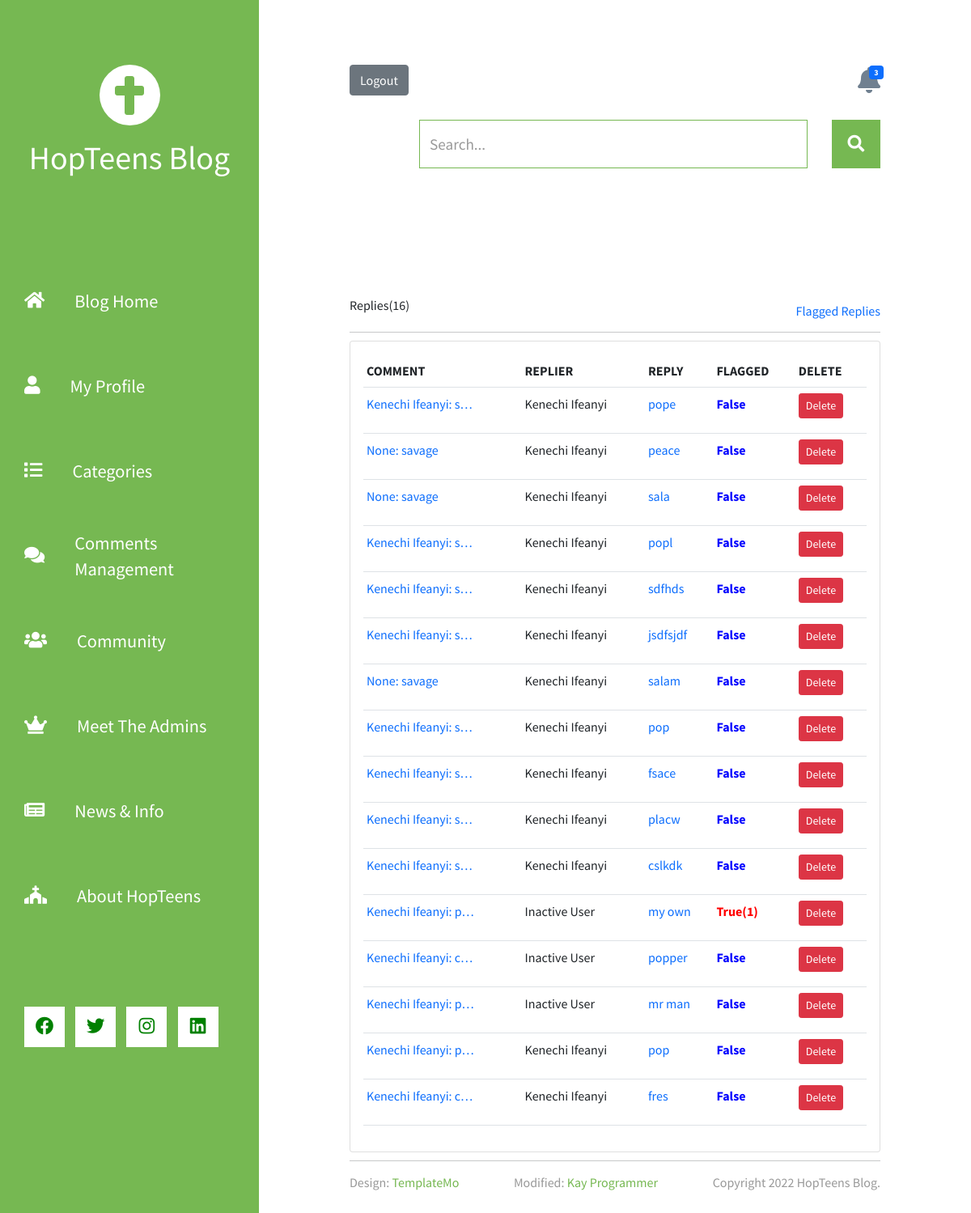
Page /full_replies/ (signed in) on the committed database.
### blog/models.py (models this page shows, shortened)
class About(models.Model):
    title = models.CharField(max_length=1000, null=True)
    text = RichTextField(config_name='awesome_ckeditor', null=True)
    date_created = models.DateTimeField(auto_now_add=True)
    mission = RichTextField(config_name='awesome_ckeditor', null=True)
    vision = RichTextField(config_name='awesome_ckeditor', null=True)
    core_values = RichTextField(config_name='awesome_ckeditor', null=True)
    address = models.TextField(null=True, blank=True)
    support = models.TextField(null=True, blank=True)
    email = models.EmailField(null=True, blank=True)
    facebook = models.URLField(null=True, blank=True)
    twitter = models.URLField(null=True, blank=True)
    instagram = models.URLField(null=True, blank=True)
    youtube = models.URLField(null=True, blank=True)
    linkedin = models.URLField(null=True, blank=True)
    phone = models.CharField(max_length=20, null=True, blank=True)
    slogan = models.CharField(max_length=300, null=True, blank=True)
    image = models.FileField(default='lll.gif/', upload_to='about_pic', null=True, blank=True)
    video = models.FileField(upload_to='about_pic/', null=True, blank=True, storage=VideoMediaCloudinaryStorage)
    class Meta:
        verbose_name_plural = 'About Us'
    '''
    def media_type_html(self):
        """
        guess_type returns a tuple like (type, encoding) and we want to access
        the type of media file in first index of tuple
        """
        type_tuple = guess_type(self.mediaURL, strict=True)
        if (type_tuple[0]).__contains__("image"):
            return "image"
        elif (type_tuple[0]).__contains__("video"):
            return "video"
    '''

class Reply(models.Model):
    author = models.ForeignKey(Author, on_delete=models.SET_NULL, null=True, blank=True)
    comment = models.ForeignKey(Comment, on_delete=models.CASCADE, related_name='replies')
    name = models.CharField(max_length=50, null=True, blank=True)
    email = models.EmailField(max_length=70, null=True, blank=True)
    flagged = models.ManyToManyField(Author, blank=True, related_name='flagged_replies')
    reply = models.TextField(max_length=5000)
    date_replied = models.DateTimeField(auto_now_add=True)
    class Meta:
        verbose_name_plural = 'Replies'

class Comment(models.Model):
    author = models.ForeignKey(Author, on_delete=models.SET_NULL, null=True, blank=True)
    article = models.ForeignKey(Post, on_delete=models.CASCADE, related_name='comments', null=True, blank=True)
    news = models.ForeignKey(News, on_delete=models.CASCADE, related_name='news_comments', null=True, blank=True)
    question = models.ForeignKey(Question, on_delete=models.CASCADE, related_name='question_comments', null=True, blank=True)
    name = models.CharField(max_length=50, null=True, blank=True)
    email = models.EmailField(max_length=70, null=True, blank=True)
    flagged = models.ManyToManyField(Author, blank=True, related_name='flagged_comments')
    comment = models.TextField(max_length=5000)
    date_commented = models.DateTimeField(auto_now_add=True)
    def __str__(self):
        return ' {}: {}'.format(self.name or self.author, self.comment)

class Author(models.Model):
    user = models.OneToOneField(settings.AUTH_USER_MODEL, null=True, blank=False, on_delete=models.CASCADE)
    title = models.ForeignKey(Title, null=True, on_delete=models.SET_NULL)
    full_name = models.CharField(max_length=80, null=True)
    email = models.EmailField(max_length=80, unique=True)
    phone = models.CharField(max_length=15, null=True)
    bio = RichTextField(config_name='awesome_ckeditor', max_length=3000, null=True, blank=True)
    slug = models.SlugField(max_length=250, blank=True)
    date_created = models.DateTimeField(auto_now_add=True)
    modified = models.DateTimeField(auto_now=True)
    avatar = models.ImageField(upload_to='avatars/', null=True, blank=True, validators=[avatar_size])
    favourite_quote = models.TextField(max_length=1000, null=True, blank=True)
    favourite_scripture = models.TextField(max_length=1000, null=True, blank=True)
    place_of_worship = models.TextField(max_length=1000, null=True, blank=True)
    house_address = models.TextField(max_length=80,null=True, blank=True)
    job_skill = models.CharField(max_length=80, null=True, blank=True)
    interests = models.TextField(max_length=2000, null=True, blank=True)
    ministry = models.CharField(max_length=1000, null=True, blank=True)
    birthday = models.DateField(null=True, blank=True)
    def __str__(self):
        return str(self.full_name)
    @property
    def avatarURL(self):
        try:
            url = self.avatar.url
        except:
            url = "/media/pro.png"
        return url

### blog/decorators.py (the view)
    def wrapper_function(request, *args, **kwargs):
        group = None
        if request.user.groups.exists():
            group = request.user.groups.all()[0].name
        if group == 'users':
            sweetify.error(request, title='Error', text='You\'re not authorized to view that page', icon='error', button='Ok', timer=3000)
            return redirect('/')
        if group == None:
            sweetify.error(request, title='Error', text='You\'re not authorized to view that page', icon='error', button='Ok', timer=3000)
            return redirect('/')
        if group == 'admin':
            return view_func(request, *args, **kwargs)

### blog/forms.py
class PostSearchForm(forms.Form):
    q = forms.CharField(widget = forms.TextInput(attrs={'class':'form-control tm-search-input', 'name':'query', 'type':'text', 'aria-label':'Search', 'placeholder':'Search...'}))
    def __init__(self, *args, **kwargs):
        super().__init__(*args, **kwargs)
        self.fields['q'].widget.attrs.update(
            {'class': 'form-control menudd tm-search-input'})
        self.fields['q'].widget.attrs.update(
            {'data-toggle': 'dropdown'})

### blog/templatetags/custom_tags.py (called while the page is built)
@register.inclusion_tag('blog/show_notifications.html', takes_context=True)
def show_notifications(context):
    request_user = context['request'].user
    author = request_user.author
    notifications = Notification.objects.filter(to_author=author).exclude(author_has_seen=True).exclude(title__isnull=False).order_by('-date')
    news_notification = Notification.objects.filter(to_author = author).exclude(author_has_seen=True).exclude(title = None).order_by('-date')
    not_count = notifications.count() + news_notification.count()
    return {'notifications': notifications, 'n_not':news_notification, 'nc':not_count}

@register.inclusion_tag('blog/search.html', takes_context=True)
def post_search(context):
    request_user = context['request'].user
    request = context['request']
    form = PostSearchForm()
    categories = Category.objects.all()
    results = []
    return {'form': form, 'results': results, 'categories':categories}

@register.inclusion_tag('blog/social.html', takes_context=True)
def show_social(context):
    about = About.objects.all()[:1]
    return {'about': about}

### blog/views.py (called while the page is built)
@admin_only
def full_replies(request):
    replies = Reply.objects.all().order_by('-date_replied')
    context = {'replies':replies}
    return render(request, 'blog/full_replies.html', context)

### blog/templates/blog/full_replies.html (shortened to what this page needs)
{% extends 'blog/index.html' %}
{% block content %}
<div class="col-md-13" id="replies" style="margin-top: 5em;">
    <div class="row d-flex">
        <div class="col"><h6>Replies({{replies.count}})</h6></div>
        <div class="col"><a style="float: right;" href="{% url 'fl_replies' %}">Flagged Replies</a></div>
    </div>
    <hr>
    <div class="card card-body">
        <div class="table-responsive">
            <table class="table table-sm">
                <tr>
                    <th>COMMENT</th>
                    <th>REPLIER</th>
                    <th>REPLY</th>
                    <th>FLAGGED</th>
                    <th>DELETE</th>
                </tr>
                {% for r in replies %}
                    <tr>
                        <td><a href="
                            {% if r.comment.article %}
                            {% url 'post_detail' r.comment.article.id r.comment.article.slug %}#comment-{{r.comment.id}}
                            {% elif r.comment.question %}
                            {% url 'question_detail' r.comment.question.id r.comment.question.slug %}#comment-{{r.comment.id}}
                            {% elif r.comment.news %}
                            {% url 'news_detail' r.comment.news.slug %}#comment-{{r.comment.id}}
                            {% endif %}
                            ">{{r.comment|truncatechars:"20"}}</a></td>
                        {% if r.author != None %}
                        <td>{{r.author}}</td>
                        {% else %}
                            {% if r.name != None %}
                            <td>{{r.name}}</td>
                            {% else %}
                            <td>Inactive User</td>
                            {% endif %}
                        {% endif %}
                        <td><a href="
                            {% if r.comment.article %}
                            {% url 'post_detail' r.comment.article.id r.comment.article.slug %}#replied-comments-{{r.comment.id}}
                            {% elif r.comment.question %}
                            {% url 'question_detail' r.comment.question.id r.comment.question.slug %}#replied-comments-{{r.comment.id}}
                            {% elif r.comment.news %}
                            {% url 'news_detail' r.comment.news.slug %}#replied-comments-{{r.comment.id}}
                            {% endif %}
                            ">{{r.reply|truncatechars:"20"}}</a></td>
                        <td>
                            {% if r.flagged.count != 0 %}
                            <p style="color: red; font-weight: bold;">True({{r.flagged.count}})</p>
                            {% else %}
                            <p style="color: blue; font-weight: bold;">False</p>
                            {% endif %}
                        </td>
                        <td><a class="btn btn-sm btn-danger" href="{% url 'del_reply2' r.id %}">Delete</a></td>
                    </tr>
                {% empty %}
                    <tr>No Replies Yet!</tr>
                {% endfor %}
            </table>
        </div>
    </div>
</div>
{% endblock %}

### blog/templates/blog/social.html
{% for a in about %}
<a rel="nofollow" href="{{a.facebook|default:'#'}}" class="tm-social-link" target="_blank">
    <i class="fab fa-facebook tm-social-icon" style="color: green;"></i>
</a>
<a href="{{a.twitter|default:'#'}}" class="tm-social-link" target="_blank">
    <i class="fab fa-twitter tm-social-icon"  style="color: green;"></i>
</a>
<a href="{{a.instagram|default:'#'}}" class="tm-social-link" target="_blank">
    <i class="fab fa-instagram tm-social-icon"  style="color: green;"></i>
</a>
<a href="{{a.linkedin|default:'#'}}" class="tm-social-link" target="_blank">
    <i class="fab fa-linkedin tm-social-icon"  style="color: green;"></i>
</a>
{% endfor %}

### static/css/blog.css (style rules this page uses)
a { text-decoration: none; }
html { overflow-x: hidden; }
body { margin: 0; padding: 0; font-family: 'Source Sans Pro', sans-serif; font-size : 16px; line-height: 2em; overflow-x: hidden; }
p, span { color: #999; }
hr { border-top-color: #CCC; margin-top: 10px; margin-bottom: 10px; }
.form-control::placeholder { color: #999; }
.tm-social-link { display: inline-block; background-color: white; font-size: 1.4rem; width: 50px; height: 50px; text-align: center; padding-top: 8px; margin-right: 15px; margin-bottom: 15px; }
.tm-social-icon { color: #0CC; transition: all 0.3s ease; }
.form-inline .form-control.tm-search-input { display: block; height: 60px; width: 480px; margin-right: 30px; border-radius: 0; border-color: #76b852; font-size: 1.2rem; }
.form-control { height: 45px; border-color: #76b852; border-radius: 0; }
@media (max-width: 1288px) { .tm-social-link { margin-right: 10px; } }

### rows in the picture
Reply: comment "Kenechi Ifeanyi: s…", author "Kenechi Ifeanyi", reply "pope", shows "False"
Reply: comment "None: savage", author "Kenechi Ifeanyi", reply "peace", shows "False"
Reply: comment "None: savage", author "Kenechi Ifeanyi", reply "sala", shows "False"
Reply: comment "Kenechi Ifeanyi: s…", author "Kenechi Ifeanyi", reply "popl", shows "False"
Reply: comment "Kenechi Ifeanyi: s…", author "Kenechi Ifeanyi", reply "sdfhds", shows "False"
Reply: comment "Kenechi Ifeanyi: s…", author "Kenechi Ifeanyi", reply "jsdfsjdf", shows "False"
Reply: comment "None: savage", author "Kenechi Ifeanyi", reply "salam", shows "False"
Reply: comment "Kenechi Ifeanyi: s…", author "Kenechi Ifeanyi", reply "pop", shows "False"
Reply: comment "Kenechi Ifeanyi: s…", author "Kenechi Ifeanyi", reply "fsace", shows "False"
Reply: comment "Kenechi Ifeanyi: s…", author "Kenechi Ifeanyi", reply "placw", shows "False"
Reply: comment "Kenechi Ifeanyi: s…", author "Kenechi Ifeanyi", reply "cslkdk", shows "False"
Reply: comment "Kenechi Ifeanyi: p…", shows "Inactive User", reply "my own", flagged.count "1"
Reply: comment "Kenechi Ifeanyi: c…", shows "Inactive User", reply "popper", shows "False"
Reply: comment "Kenechi Ifeanyi: p…", shows "Inactive User", reply "mr man", shows "False"
Reply: comment "Kenechi Ifeanyi: p…", author "Kenechi Ifeanyi", reply "pop", shows "False"
Reply: comment "Kenechi Ifeanyi: c…", author "Kenechi Ifeanyi", reply "fres", shows "False"

### other values in the picture
{{ nc }} "3"
{{ replies.count }} "16"
